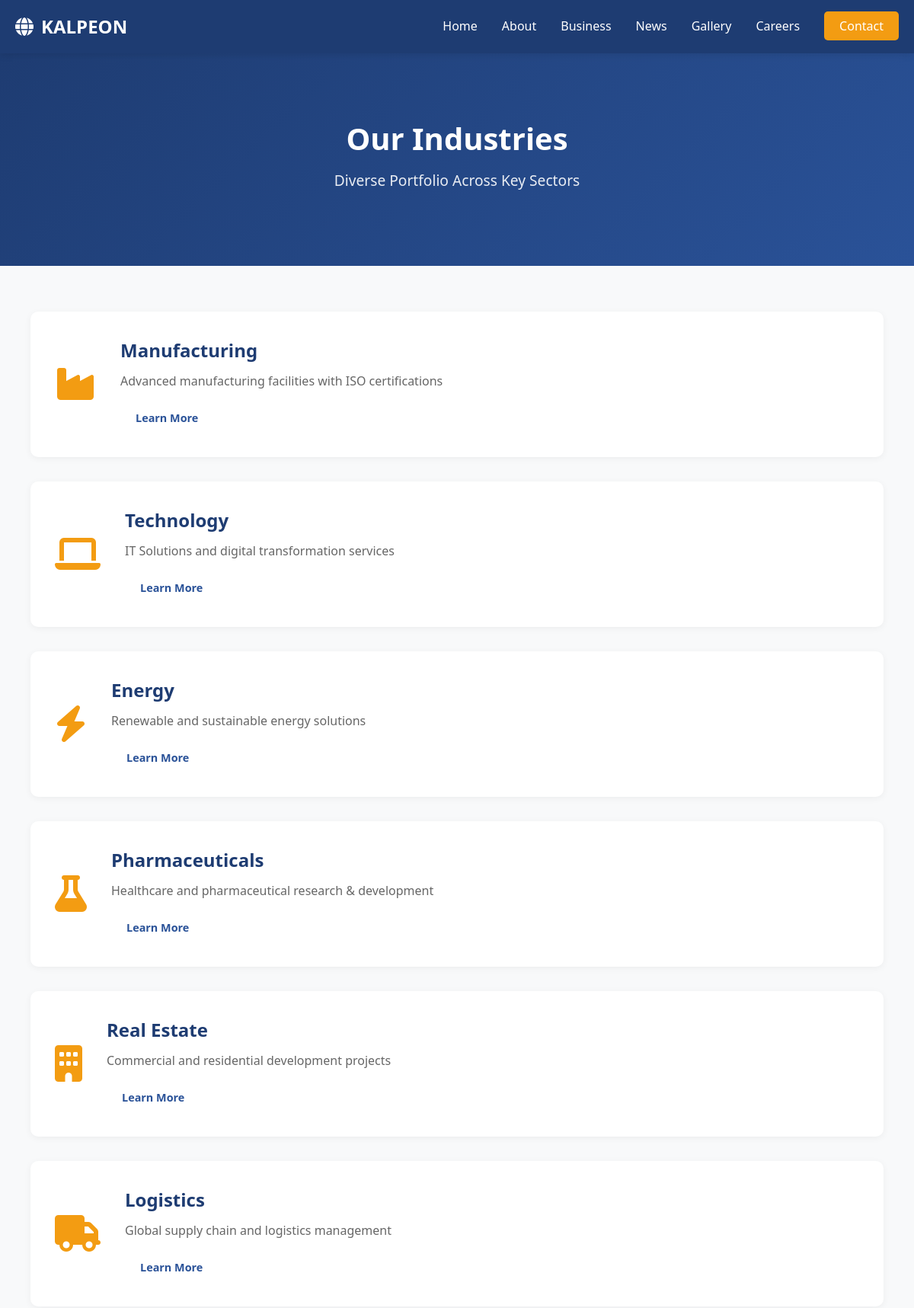
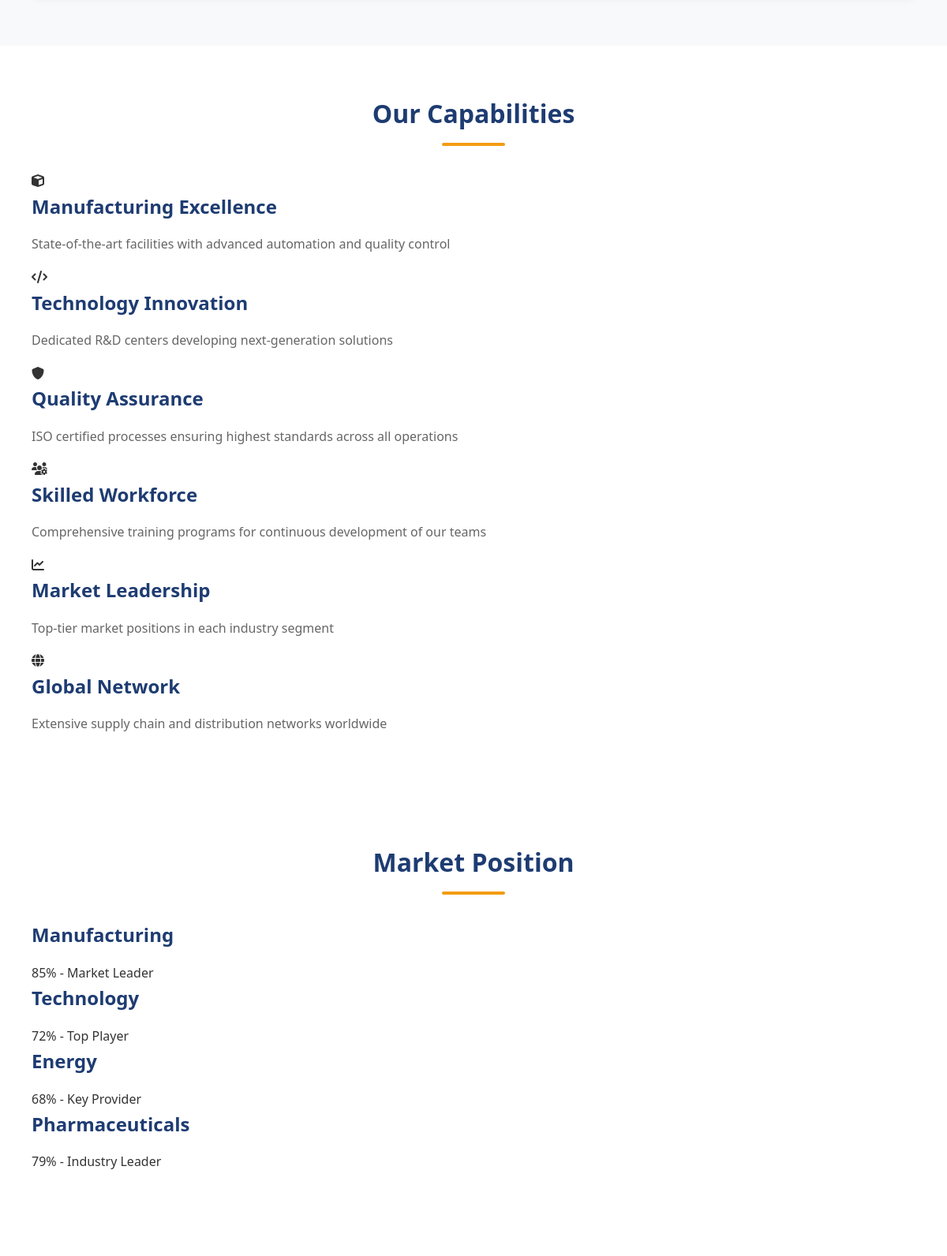
The app's page /industries (upper part) with its own data (2 pictures, top to bottom).
### models.py (models this page shows, shortened)
class Industry(db.Model):
    __tablename__ = 'industry'
    id = db.Column(db.Integer, primary_key=True)
    name = db.Column(db.String(100), nullable=False)
    description = db.Column(db.Text, nullable=False)
    icon = db.Column(db.String(50), default='briefcase')
    image = db.Column(db.String(200), default='industry_default.jpg')
    is_active = db.Column(db.Boolean, default=True)
    created_at = db.Column(db.DateTime, default=datetime.utcnow)
    updated_at = db.Column(db.DateTime, default=datetime.utcnow, onupdate=datetime.utcnow)

### app.py (the view)
@app.route('/industries')
def industries():
    industries_list = Industry.query.filter_by(is_active=True).all()
    return render_template('industries.html', industries=industries_list)

### templates/industries.html (shortened to what this page needs)
{% extends "base.html" %}
{% block content %}
<div class="page-header">
    <h1>Our Industries</h1>
    <p>Diverse Portfolio Across Key Sectors</p>
</div>
<section class="industries-detailed">
    <div class="container">
        <div class="industries-list">
            {% for industry in industries %}
            <div class="industry-detail-card">
                <div class="industry-icon">
                    <i class="fas fa-{{ industry.icon }}"></i>
                </div>
                <div class="industry-text">
                    <h3>{{ industry.name }}</h3>
                    <p>{{ industry.description }}</p>
                    <a href="#" class="btn btn-small">Learn More</a>
                </div>
            </div>
            {% endfor %}
        </div>
    </div>
</section>
<section class="capabilities-section">
    <div class="container">
        <h2>Our Capabilities</h2>
        <div class="capabilities-grid">
            <div class="capability-card">
                <i class="fas fa-cube"></i>
                <h3>Manufacturing Excellence</h3>
                <p>State-of-the-art facilities with advanced automation and quality control</p>
            </div>
            <div class="capability-card">
                <i class="fas fa-code"></i>
                <h3>Technology Innovation</h3>
                <p>Dedicated R&D centers developing next-generation solutions</p>
            </div>
            <div class="capability-card">
                <i class="fas fa-shield"></i>
                <h3>Quality Assurance</h3>
                <p>ISO certified processes ensuring highest standards across all operations</p>
            </div>
            <div class="capability-card">
                <i class="fas fa-users-cog"></i>
                <h3>Skilled Workforce</h3>
                <p>Comprehensive training programs for continuous development of our teams</p>
            </div>
            <div class="capability-card">
                <i class="fas fa-chart-line"></i>
                <h3>Market Leadership</h3>
                <p>Top-tier market positions in each industry segment</p>
            </div>
            <div class="capability-card">
                <i class="fas fa-globe"></i>
                <h3>Global Network</h3>
                <p>Extensive supply chain and distribution networks worldwide</p>
            </div>
        </div>
    </div>
</section>
<section class="market-section">
    <div class="container">
        <h2>Market Position</h2>
        <div class="market-grid">
            <div class="market-item">
                <h3>Manufacturing</h3>
                <div class="market-stat">
                    <span>85% - Market Leader</span>
                </div>
            </div>
            <div class="market-item">
                <h3>Technology</h3>
                <div class="market-stat">
                    <span>72% - Top Player</span>
                </div>
            </div>
            <div class="market-item">
                <h3>Energy</h3>
                <div class="market-stat">
                    <span>68% - Key Provider</span>
                </div>
            </div>
            <div class="market-item">
                <h3>Pharmaceuticals</h3>
                <div class="market-stat">
                    <span>79% - Industry Leader</span>
                </div>
            </div>
        </div>
    </div>
</section>
{% endblock %}

### static/css/style.css (style rules this page uses)
:root { --primary-color: #1e3c72; --secondary-color: #2a5298; --accent-color: #f39c12; --text-dark: #333333; --text-light: #666666; --bg-light: #f8f9fa; --border-color: #ddd; --white: #ffffff; }
* { margin: 0; padding: 0; box-sizing: border-box; }
html { scroll-behavior: smooth; }
body { font-family: 'Segoe UI', Tahoma, Geneva, Verdana, sans-serif; color: var(--text-dark); line-height: 1.6; background-color: var(--white); }
.container { max-width: 1200px; margin: 0 auto; padding: 0 20px; }
h1, h2, h3, h4, h5, h6 { color: var(--primary-color); margin-bottom: 1rem; font-weight: 600; }
h1 { font-size: 2.5rem; }
h2 { font-size: 2rem; }
h3 { font-size: 1.5rem; }
p { color: var(--text-light); margin-bottom: 1rem; }
a { color: var(--secondary-color); text-decoration: none; transition: color 0.3s ease; }
.btn { display: inline-block; padding: 12px 30px; border-radius: 5px; font-weight: 600; cursor: pointer; transition: all 0.3s ease; border: none; text-decoration: none; }
.btn-small { padding: 8px 20px; font-size: 0.9rem; }
.page-header { background: linear-gradient(135deg, var(--primary-color), var(--secondary-color)); color: var(--white); padding: 80px 20px; text-align: center; }
.page-header h1 { color: var(--white); font-size: 2.5rem; margin-bottom: 0.5rem; }
.page-header p { color: rgba(255,255,255,0.9); font-size: 1.2rem; }
section { padding: 60px 20px; }
section h2 { text-align: center; margin-bottom: 2rem; position: relative; padding-bottom: 1rem; }
section h2:after { content: ''; position: absolute; bottom: 0; left: 50%; transform: translateX(-50%); width: 80px; height: 4px; background-color: var(--accent-color); border-radius: 2px; }
.industries-preview, .industries-detailed { background-color: var(--bg-light); }
.industries-list { display: grid; gap: 2rem; }
.industry-detail-card { background-color: var(--white); padding: 2rem; border-radius: 10px; display: flex; gap: 2rem; align-items: center; box-shadow: 0 2px 10px rgba(0,0,0,0.05); transition: all 0.3s ease; }
.industry-icon { font-size: 3rem; color: var(--accent-color); flex-shrink: 0; }
.industry-text { flex: 1; }
.industry-text h3 { margin-bottom: 0.5rem; }

### records on screen
Industry: name "Manufacturing", description "Advanced manufacturing facilities with ISO certifications"
Industry: name "Technology", description "IT Solutions and digital transformation services"
Industry: name "Energy", description "Renewable and sustainable energy solutions"
Industry: name "Pharmaceuticals", description "Healthcare and pharmaceutical research & development"
Industry: name "Real Estate", description "Commercial and residential development projects"
Industry: name "Logistics", description "Global supply chain and logistics management"
